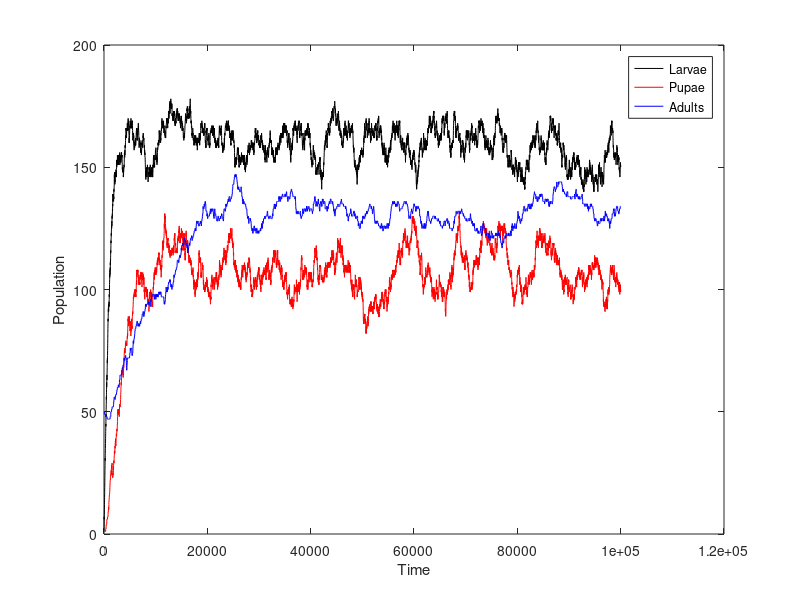

Write MATLAB code to recreate this figure.
clear 
t(1)    =0  ;  
L(1)    =1  ; % larvae
P(1)    =1  ; %pupae 
A(1)    =50 ;% adults 

b       =11.6772   ; %number of eggs
c_ea    =0.0110   ; %cannibalism rate eggs by adults
c_el    =0.0093   ; %cannibalisim rate eggs by larvae
c_pa    =0.0162   ; %cannibalism rate pupae by adults
mu_l    =0.5129   ; %survival rate for larvae
mu_a    =0.1108   ; %survial rate for adults
mu_p    =0.7;           

i=2;
while (L(i-1) > 0 && t(i-1)<100000)         
     r1 =   b*A(i-1).*exp(-c_ea * A(i-1)-c_el * L(i-1)); % larvae birth rate    
     r2 =   mu_l * L(i-1); % larvae death rate
     r3 =   (1-mu_l)*L(i-1); %pupae birth rate
     r4 =   mu_p*P(i-1); % pupae death rate
     r5 =   P(i-1).*exp(-c_pa*A(i-1)); %Adults birth rate
     r6 =   mu_a * A(i-1);  %Adults death rate
     
     total_rate=r1+r2+r3+r4+r5+r6;    
     
     t(i)=t(i-1)-log(rand(1)/total_rate);  % generates  random variable    
     u=total_rate*rand(1);
        
     if 0<u & u<r1       % larvae birth rate         
         L(i)   =   L(i-1)+1;          
         P(i)   =   P(i-1);
         A(i)   =   A(i-1);
         
       
     elseif r1<u & u<r1+r2 % larvae death rate
         L(i)   =   L(i-1)-1;          
         P(i)   =   P(i-1);
         A(i)   =   A(i-1);
         
     elseif r1+r2<u & u<r1+r2+r3 %pupae birth rate
         L(i)   =   L(i-1);          
         P(i)   =   P(i-1)+1;
         A(i)   =   A(i-1);
      
     elseif  r1+r2+r3<u & u<r1+r2+r3+r4  %pupae death rate
         L(i)   =   L(i-1);          
         P(i)   =   P(i-1)-1;
         A(i)   =   A(i-1);
     
     elseif r1+r2+r3+r4<u & u<r1+r2+r3+r4+r5 %adults birth rate
         L(i)   =   L(i-1);          
         P(i)   =   P(i-1);
         A(i)   =   A(i-1)+1;
     else                               %adults death rate
         L(i)   =   L(i-1);          
         P(i)   =   P(i-1);
         A(i)   =   A(i-1)-1;
     end  
     i =i+1;
    
end
plot(t,L,'-k','DisplayName','Larvae')
hold on
plot(t,P,'-r','DisplayName','Pupae')
plot(t,A,'-b','DisplayName','Adults')
xlabel('Time')
ylabel('Population')
legend